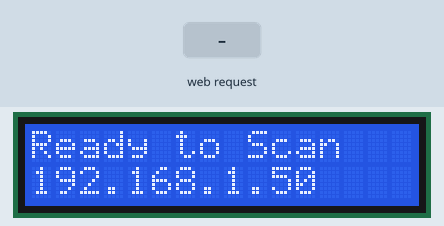
Bench run of a sketch on a simulated ESP32. Shown: 16×2 character LCD. The test bench sets the inputs (shaded band). WiFi joins after 1.5 s; servers stay silent unless stated; the local clock reads 2024-03-15 10:24:30 at power-on unless the sketch sets it; storage starts empty; what the sketch prints to the serial monitor is not drawn.

Above: at 2.8 s.
2.9 s: HTTP request GET /attendance?usn=1AT24CD001 received
At 3.8 s:
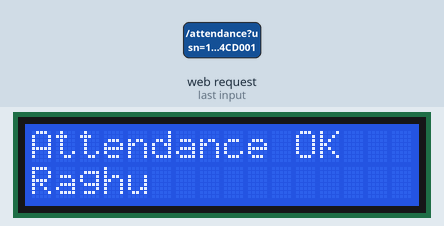
5.9 s: HTTP request GET /attendance?usn=1AT24CD002 received
At 6.4 s:
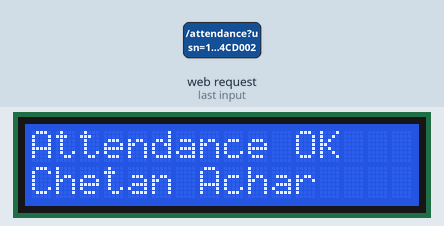
8.9 s: HTTP request GET /attendance?usn=1AT24CD004 received
At 9.6 s:
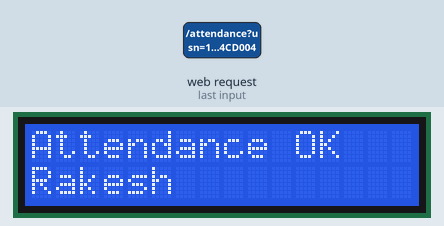
11.9 s: HTTP request GET /attendance?usn=1 received
At 13.1 s:
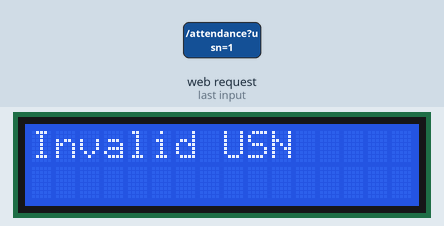
14.9 s: HTTP request GET /attendance?usn=1AT24CD001 received
At 16.1 s:
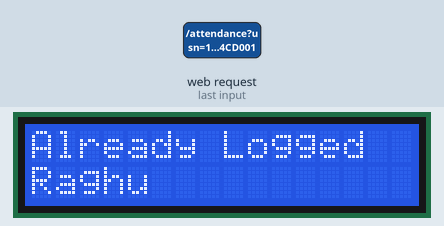
17.9 s: HTTP request GET /attendance?usn=1AT24CD002 received
At 18.7 s:
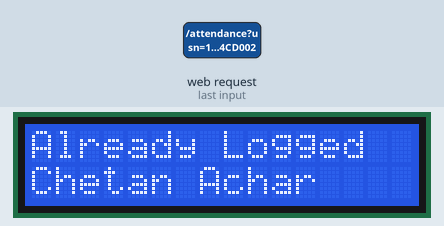
Timing chart, 0 to 20.9 s (numbered marks = the images above; inputs shaded):
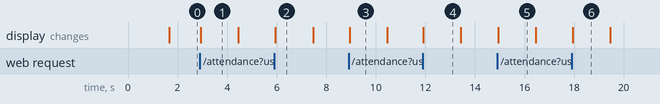

The sketch:

smart_attendance.ino
```cpp
/*
 * Smart Attendance System
 * -----------------------
 * IoT-based attendance system using ESP32, Wi-Fi, LCD and SPIFFS.
 *
 * IMPORTANT:
 * Replace the Wi-Fi placeholders below with your own credentials
 * when testing locally. Do NOT commit real passwords to GitHub.
 *
 * Project basis:
 * - ESP32 microcontroller
 * - I2C LCD display
 * - Wi-Fi connectivity
 * - WebServer endpoint for attendance
 * - SPIFFS CSV file for attendance records
 * - Date/time timestamp using NTP
 *
 * Note:
 * This is a clean, GitHub-ready reconstruction based on the
 * functionality and code screenshots in the project report.
 * It is not claimed to be the original source file.
 */

#include <WiFi.h>
#include <WebServer.h>
#include <LiquidCrystal_I2C.h>
#include <FS.h>
#include <SPIFFS.h>
#include <time.h>

// ---------- Wi-Fi configuration ----------
const char* ssid = "YOUR_WIFI_NAME";
const char* password = "YOUR_WIFI_PASSWORD";

// ---------- LCD ----------
LiquidCrystal_I2C lcd(0x27, 16, 2);

// ---------- Web server ----------
WebServer server(80);

// ---------- Attendance file ----------
const char* attendanceFile = "/Attendance.csv";

// ---------- Time configuration ----------
const long gmtOffset_sec = 19800;       // IST = UTC + 5:30
const int daylightOffset_sec = 0;

// Example student records.
// Add/change these according to your project.
String getStudentName(const String& usn) {

  if (usn == "1AT24CD001") return "Raghu";
  if (usn == "1AT24CD002") return "Chetan Achar";
  if (usn == "1AT24CD003") return "Raghu";
  if (usn == "1AT24CD004") return "Rakesh";

  // Add more students here:
  // if (usn == "YOUR_USN") return "Student Name";

  return "Unknown";
}

// ---------- Get current date/time ----------
String getCurrentDateTime() {
  struct tm timeinfo;

  if (!getLocalTime(&timeinfo)) {
    return "Time unavailable";
  }

  char timeString[25];
  strftime(timeString, sizeof(timeString),
           "%Y-%m-%d %H:%M:%S", &timeinfo);

  return String(timeString);
}

// ---------- Create CSV file if it does not exist ----------
void createAttendanceFile() {

  if (!SPIFFS.exists(attendanceFile)) {

    File file = SPIFFS.open(attendanceFile, FILE_WRITE);

    if (!file) {
      Serial.println("Failed to create attendance file");
      return;
    }

    file.println("USN,Name,Type,Timestamp");
    file.close();

    Serial.println("Attendance.csv created");
  }
}

// ---------- Check whether student already logged in today ----------
bool alreadyMarkedToday(const String& usn, const String& today) {

  File file = SPIFFS.open(attendanceFile, FILE_READ);

  if (!file) {
    return false;
  }

  while (file.available()) {

    String line = file.readStringUntil('\n');
    line.trim();

    if (line.startsWith(usn + ",")) {

      int lastComma = line.lastIndexOf(',');

      if (lastComma >= 0) {
        String timestamp = line.substring(lastComma + 1);

        if (timestamp.startsWith(today)) {
          file.close();
          return true;
        }
      }
    }
  }

  file.close();
  return false;
}

// ---------- Mark attendance ----------
void handleAttendance() {

  if (!server.hasArg("usn")) {

    server.send(
      400,
      "text/plain",
      "Missing USN"
    );

    return;
  }

  String usn = server.arg("usn");
  usn.trim();

  String name = getStudentName(usn);

  // Reject unknown users
  if (name == "Unknown") {

    lcd.clear();
    lcd.setCursor(0, 0);
    lcd.print("Invalid USN");

    server.send(
      404,
      "text/plain",
      "Invalid USN"
    );

    delay(1500);

    lcd.clear();
    lcd.print("Ready to Scan");

    return;
  }

  String timestamp = getCurrentDateTime();

  if (timestamp == "Time unavailable") {

    server.send(
      500,
      "text/plain",
      "Time error"
    );

    return;
  }

  String today = timestamp.substring(0, 10);

  // Prevent duplicate attendance for the same day
  if (alreadyMarkedToday(usn, today)) {

    lcd.clear();
    lcd.setCursor(0, 0);
    lcd.print("Already Logged");
    lcd.setCursor(0, 1);
    lcd.print(name.substring(0, 16));

    server.send(
      200,
      "text/plain",
      "Already logged today: " + name
    );

    delay(1500);

    lcd.clear();
    lcd.print("Ready to Scan");

    return;
  }

  // Open attendance file
  File file = SPIFFS.open(attendanceFile, FILE_APPEND);

  if (!file) {

    server.send(
      500,
      "text/plain",
      "File error"
    );

    return;
  }

  // Record attendance
  file.print(usn);
  file.print(",");
  file.print(name);
  file.print(",Login,");
  file.println(timestamp);

  file.close();

  // Show result on LCD
  lcd.clear();
  lcd.setCursor(0, 0);
  lcd.print("Attendance OK");

  lcd.setCursor(0, 1);
  lcd.print(name.substring(0, 16));

  // Response to client
  server.send(
    200,
    "text/plain",
    "Attendance recorded: " + name + " at " + timestamp
  );

  Serial.println("Attendance recorded");
  Serial.println("USN: " + usn);
  Serial.println("Name: " + name);
  Serial.println("Time: " + timestamp);

  delay(1500);

  lcd.clear();
  lcd.print("Ready to Scan");
}

// ---------- Download attendance CSV ----------
void handleDownload() {

  if (!SPIFFS.exists(attendanceFile)) {

    server.send(
      404,
      "text/plain",
      "File not found"
    );

    return;
  }

  File file = SPIFFS.open(attendanceFile, FILE_READ);

  if (!file) {

    server.send(
      500,
      "text/plain",
      "Unable to open file"
    );

    return;
  }

  server.streamFile(file, "text/csv");
  file.close();
}

// ---------- Clear attendance file ----------
void handleClear() {

  if (SPIFFS.remove(attendanceFile)) {

    createAttendanceFile();

    server.send(
      200,
      "text/plain",
      "Attendance file cleared"
    );

    Serial.println("Attendance file cleared");

  } else {

    server.send(
      500,
      "text/plain",
      "Could not clear file"
    );
  }
}

// ---------- Home page ----------
void handleRoot() {

  String html =
    "<!DOCTYPE html>"
    "<html>"
    "<head>"
    "<meta name='viewport' content='width=device-width, initial-scale=1'>"
    "<title>Smart Attendance System</title>"
    "<style>"
    "body{font-family:Arial;max-width:700px;margin:40px auto;padding:20px;}"
    "input,button{padding:10px;margin:5px;}"
    "button{cursor:pointer;}"
    "</style>"
    "</head>"
    "<body>"
    "<h1>Smart Attendance System</h1>"
    "<p>ESP32 Attendance Server</p>"
    "<form action='/attendance'>"
    "<input name='usn' placeholder='Enter USN' required>"
    "<button type='submit'>Mark Attendance</button>"
    "</form>"
    "<p><a href='/download'>Download Attendance CSV</a></p>"
    "</body>"
    "</html>";

  server.send(200, "text/html", html);
}

// ---------- Setup ----------
void setup() {

  Serial.begin(115200);

  // Initialize LCD
  lcd.init();
  lcd.backlight();
  lcd.clear();
  lcd.setCursor(0, 0);
  lcd.print("Smart Attendance");
  lcd.setCursor(0, 1);
  lcd.print("Starting...");

  // Initialize SPIFFS
  if (!SPIFFS.begin(true)) {

    Serial.println("SPIFFS Mount Failed");

    lcd.clear();
    lcd.print("SPIFFS Failed");

    while (true) {
      delay(1000);
    }
  }

  createAttendanceFile();

  // Connect to Wi-Fi
  WiFi.begin(ssid, password);

  lcd.clear();
  lcd.print("Connecting WiFi");

  Serial.print("Connecting to Wi-Fi");

  while (WiFi.status() != WL_CONNECTED) {

    delay(500);
    Serial.print(".");
  }

  Serial.println();
  Serial.println("Wi-Fi connected");
  Serial.print("ESP32 IP: ");
  Serial.println(WiFi.localIP());

  // Configure NTP time
  configTime(
    gmtOffset_sec,
    daylightOffset_sec,
    "pool.ntp.org",
    "time.nist.gov"
  );

  // Web server routes
  server.on("/", handleRoot);
  server.on("/attendance", handleAttendance);
  server.on("/download", handleDownload);
  server.on("/clear", handleClear);

  server.begin();

  Serial.println("HTTP server started");

  lcd.clear();
  lcd.print("Ready to Scan");
  lcd.setCursor(0, 1);
  lcd.print(WiFi.localIP().toString().substring(0, 16));
}

// ---------- Main loop ----------
void loop() {
  server.handleClient();
}
```

Measured:
- after the input at 2.9 s, the display: changes at once (image 1)
- after the input at 5.9 s, the display: changes after 0.05 s (image 2)
- after the input at 8.9 s, the display: changes at once (image 3)
- after the input at 11.9 s, the display: changes at once (image 4)
- after the input at 14.9 s, the display: changes at once (image 5)
- after the input at 17.9 s, the display: changes at once (image 6)
- what the display in image 1 shows lasts 1.6 s, from 2.9 s to 4.5 s
